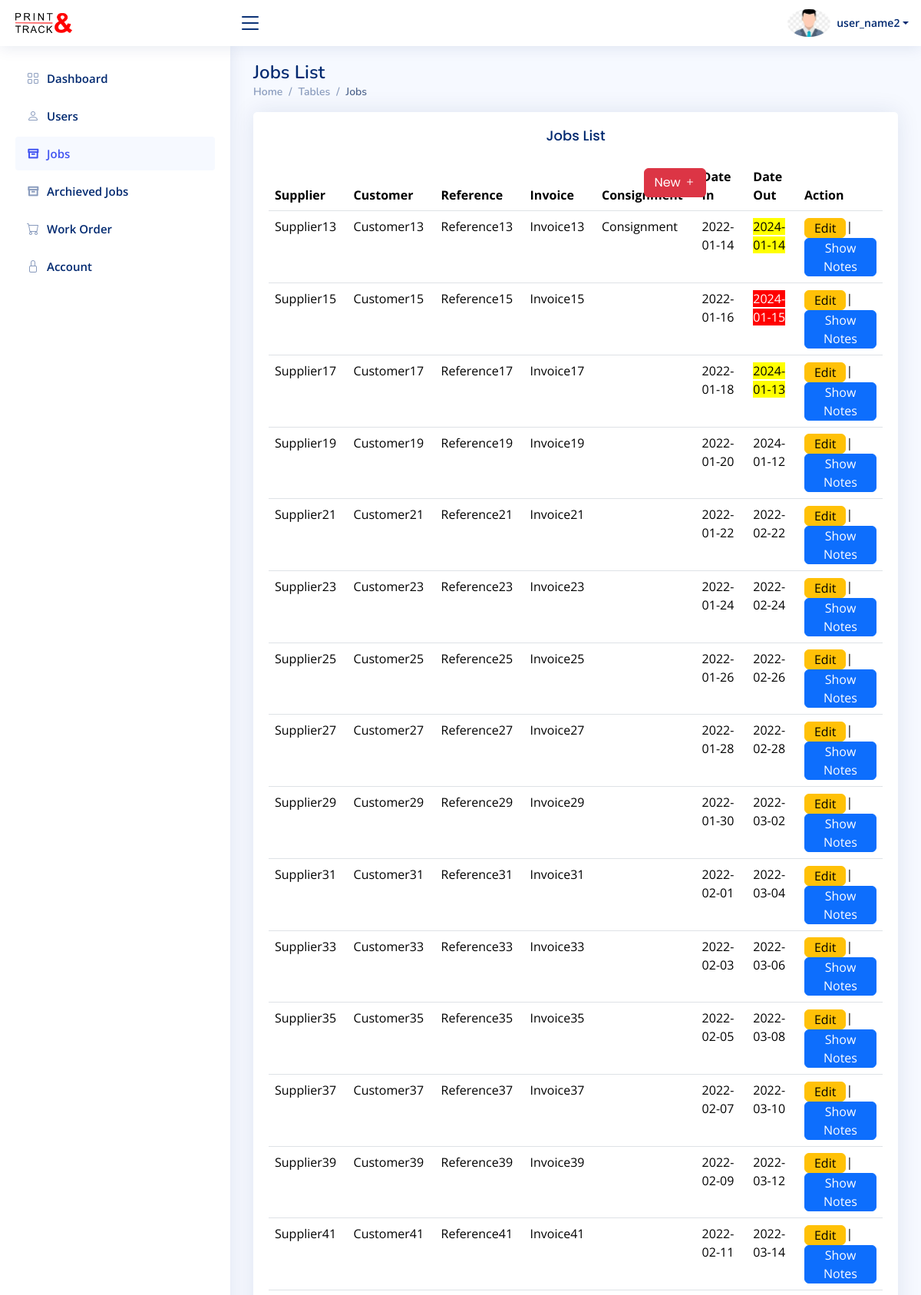
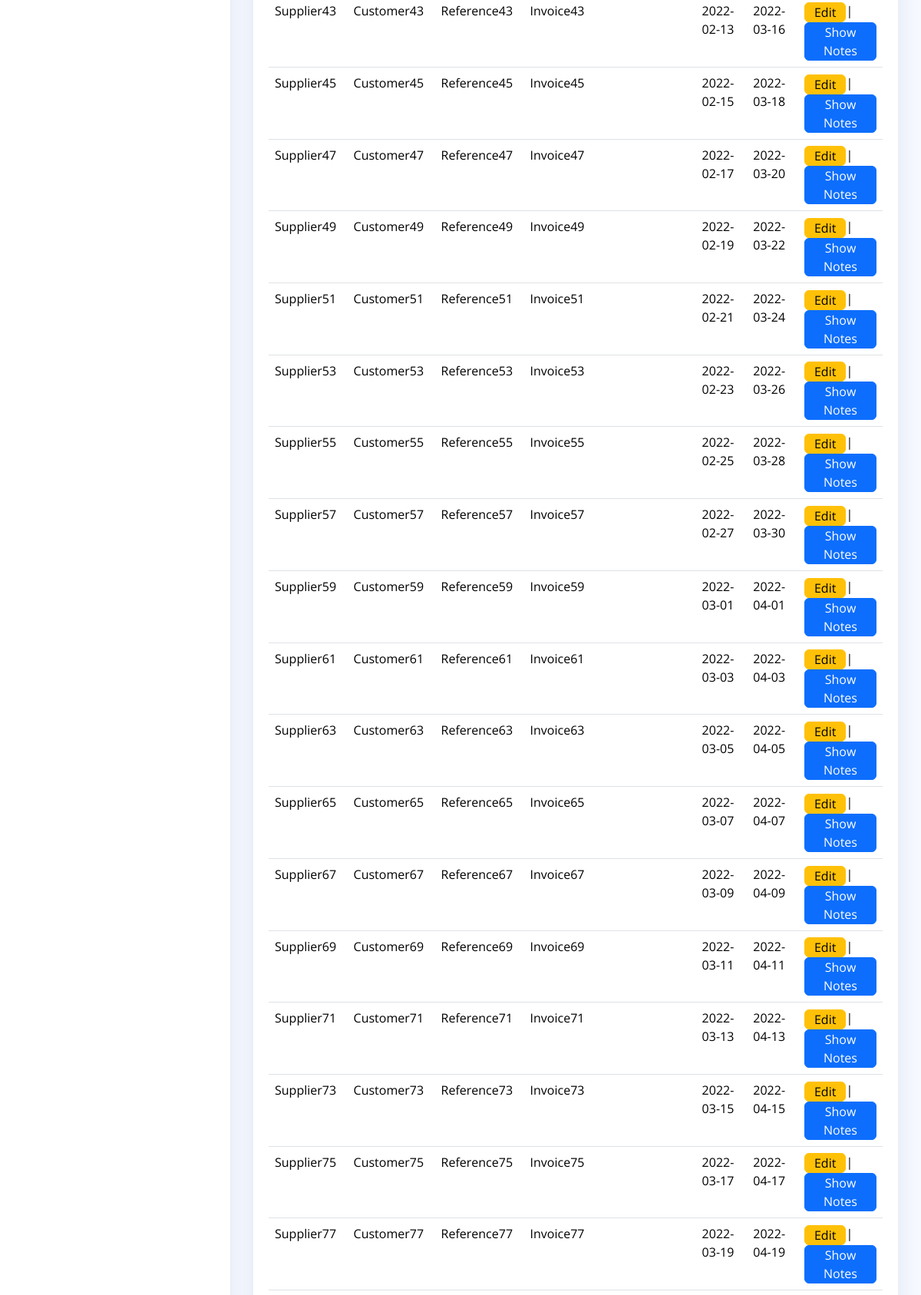
/admin/jobs.php (signed in, upper part), run on the app's committed database (2 pictures, top to bottom).
### tables this page shows
CREATE TABLE `jobs` (
  `job_id` int(11) NOT NULL,
  `user_id` int(11) NOT NULL,
  `supplier` varchar(255) DEFAULT NULL,
  `customer` varchar(255) DEFAULT NULL,
  `reference` varchar(255) DEFAULT NULL,
  `invoice` varchar(255) DEFAULT NULL,
  `date_in` date DEFAULT NULL,
  `date_out` date DEFAULT NULL,
  `archived` tinyint(1) DEFAULT 0,
  `notes` varchar(600) NOT NULL,
  `consignment` varchar(600) NOT NULL
);

### admin/jobs.php (the view, shortened to what this page needs)
<!DOCTYPE html>
<html lang="en">
<head>
  <link href="../assets/vendor/bootstrap/css/bootstrap.min.css" rel="stylesheet">
  <link href="../assets/vendor/bootstrap-icons/bootstrap-icons.css" rel="stylesheet">
  <link href="../assets/vendor/boxicons/css/boxicons.min.css" rel="stylesheet">
  <link href="../assets/vendor/quill/quill.snow.css" rel="stylesheet">
  <link href="../assets/vendor/quill/quill.bubble.css" rel="stylesheet">
  <link href="../assets/vendor/remixicon/remixicon.css" rel="stylesheet">
  <link href="../assets/vendor/simple-datatables/style.css" rel="stylesheet">
  <link href="../assets/css/style.css" rel="stylesheet">
</head>
<body>
  <?php include('header.php') ?>
  <?php include('sidebar.php') ?>
  <main id="main" class="main">
    <div class="pagetitle">
      <h1>Jobs List</h1>
      <nav>
        <ol class="breadcrumb">
          <li class="breadcrumb-item"><a href="dashboard.php">Home</a></li>
          <li class="breadcrumb-item">Tables</li>
          <li class="breadcrumb-item active">Jobs</li>
        </ol>
      </nav>
    </div>
    <section class="section">
      <div class="row">
        <div class="col-lg-12">
          <div class="card">
            <div class="card-body">
              <h5 class="card-title text-center">Jobs List <a class="btn btn-danger button-left" href="jobnew.php"> New <i class="bi bi-plus"></i>  <span></span></a></h5>
              <table class="table datatable">
                <thead>
                  <tr>
                    <th>Supplier</th>
                    <th>Customer</th>
                    <th>Reference</th>
                    <th>Invoice</th>
                    <th>Consignment</th>
                    <th>Date In</th>
                    <th>Date Out</th>
                    <th>Action</th>
                  </tr>
                </thead>
                <tbody>
                <?php
                  include '../includes/db.php';
                  $sql = "SELECT * FROM jobs where archived = 1";
                  $result = $conn->query($sql);
                  if ($result->num_rows > 0) {
                      $rows = $result->fetch_all(MYSQLI_ASSOC);
                      foreach ($rows as $row):
                        $currentDate = new DateTime();
                        $dateOut = DateTime::createFromFormat('Y-m-d', $row['date_out']);
                        $rangeStart = clone $currentDate;
                        $rangeStart->modify('-3 day');
                        $rangeEnd = clone $currentDate;
                        $rangeEnd->modify('-1 day');
                        $currentDate = $currentDate->format('Y-m-d');
                        $dateOut = $dateOut->format('Y-m-d');
                        $rangeStart = $rangeStart->format('Y-m-d');
                        $rangeEnd = $rangeEnd->format('Y-m-d');
                        if ($dateOut > $rangeStart && $dateOut <= $rangeEnd) {
                            $dateStyle = 'yellow-background';
                        } elseif ($dateOut == $currentDate) {
                            $dateStyle = 'red-background';
                        } else {
                            $dateStyle = '';
                        }
                      ?>
                      <tr>
                          <td><?php echo $row['supplier']; ?></td>
                          <td><?php echo $row['customer']; ?></td>
                          <td><?php echo $row['reference']; ?></td>
                          <td><?php echo $row['invoice']; ?></td>
                          <td><?php echo $row['consignment']; ?></td>
                          <td><?php echo $row['date_in']; ?></td>
                          <td><span class="<?php echo $dateStyle;?>"><?php echo $row['date_out']; ?></span></td>
                          <td><a href="jobedit.php?id=<?php echo $row['job_id']; ?>" class="btn btn-warning py-0">Edit</a>| <button type="button" class="btn btn-primary py-0" onclick="openModal('<?php echo $row['notes']; ?>')" data-bs-toggle="modal" data-bs-target="#basicModal">Show Notes</button>
                          </td>
                      </tr>
                      <?php endforeach;
                  } else {
                      echo "No records found";
                  }
                ?>
                </tbody>
              </table>
            </div>
          </div>
        </div>
      </div>
    </section>
  </main>
</body>
</html>

### assets/css/style.css (style rules this page uses)
:root { scroll-behavior: smooth; }
body { font-family: "Open Sans", sans-serif; background: #f6f9ff; color: #444444; }
a { color: #4154f1; text-decoration: none; }
h1, h2, h3, h4, h5, h6 { font-family: "Nunito", sans-serif; }
#main { margin-top: 60px; padding: 20px 30px; transition: all 0.3s; }
.pagetitle { margin-bottom: 10px; }
.pagetitle h1 { font-size: 24px; margin-bottom: 0; font-weight: 600; color: #012970; }
@media (min-width: 767px) { .card-title .button-left { top: 110px !important; } }
.card { margin-bottom: 30px; border: none; border-radius: 5px; box-shadow: 0px 0 30px rgba(1, 41, 112, 0.1); }
.card-title { padding: 20px 0 15px 0; font-size: 18px; font-weight: 500; color: #012970; font-family: "Poppins", sans-serif; }
.card-title .button-left { position: absolute; top: 73px !important; right: 250px; }
.card-body { padding: 0 20px 20px 20px; }
.breadcrumb { font-size: 14px; font-family: "Nunito", sans-serif; color: #899bbd; font-weight: 600; }
.breadcrumb a { color: #899bbd; transition: 0.3s; }
.breadcrumb .breadcrumb-item::before { color: #899bbd; }
.breadcrumb .active { color: #51678f; font-weight: 600; }
@media (min-width: 1200px) { #main, #footer { margin-left: 300px; } }
.red-background { background-color: red !important; color:white; }
.yellow-background { background-color: yellow; }

### data on the page
jobs: supplier "Supplier13", customer "Customer13", reference "Reference13", invoice "Invoice13", consignment "Consignment", date_in "2022-01-14", date_out "2024-01-14"
jobs: supplier "Supplier15", customer "Customer15", reference "Reference15", invoice "Invoice15", date_in "2022-01-16", date_out "2024-01-15"
jobs: supplier "Supplier17", customer "Customer17", reference "Reference17", invoice "Invoice17", date_in "2022-01-18", date_out "2024-01-13"
jobs: supplier "Supplier19", customer "Customer19", reference "Reference19", invoice "Invoice19", date_in "2022-01-20", date_out "2024-01-12"
jobs: supplier "Supplier21", customer "Customer21", reference "Reference21", invoice "Invoice21", date_in "2022-01-22", date_out "2022-02-22"
jobs: supplier "Supplier23", customer "Customer23", reference "Reference23", invoice "Invoice23", date_in "2022-01-24", date_out "2022-02-24"
jobs: supplier "Supplier25", customer "Customer25", reference "Reference25", invoice "Invoice25", date_in "2022-01-26", date_out "2022-02-26"
jobs: supplier "Supplier27", customer "Customer27", reference "Reference27", invoice "Invoice27", date_in "2022-01-28", date_out "2022-02-28"
jobs: supplier "Supplier29", customer "Customer29", reference "Reference29", invoice "Invoice29", date_in "2022-01-30", date_out "2022-03-02"
jobs: supplier "Supplier31", customer "Customer31", reference "Reference31", invoice "Invoice31", date_in "2022-02-01", date_out "2022-03-04"
jobs: supplier "Supplier33", customer "Customer33", reference "Reference33", invoice "Invoice33", date_in "2022-02-03", date_out "2022-03-06"
jobs: supplier "Supplier35", customer "Customer35", reference "Reference35", invoice "Invoice35", date_in "2022-02-05", date_out "2022-03-08"
jobs: supplier "Supplier37", customer "Customer37", reference "Reference37", invoice "Invoice37", date_in "2022-02-07", date_out "2022-03-10"
jobs: supplier "Supplier39", customer "Customer39", reference "Reference39", invoice "Invoice39", date_in "2022-02-09", date_out "2022-03-12"
jobs: supplier "Supplier41", customer "Customer41", reference "Reference41", invoice "Invoice41", date_in "2022-02-11", date_out "2022-03-14"
jobs: supplier "Supplier43", customer "Customer43", reference "Reference43", invoice "Invoice43", date_in "2022-02-13", date_out "2022-03-16"
jobs: supplier "Supplier45", customer "Customer45", reference "Reference45", invoice "Invoice45", date_in "2022-02-15", date_out "2022-03-18"
jobs: supplier "Supplier47", customer "Customer47", reference "Reference47", invoice "Invoice47", date_in "2022-02-17", date_out "2022-03-20"
jobs: supplier "Supplier49", customer "Customer49", reference "Reference49", invoice "Invoice49", date_in "2022-02-19", date_out "2022-03-22"
jobs: supplier "Supplier51", customer "Customer51", reference "Reference51", invoice "Invoice51", date_in "2022-02-21", date_out "2022-03-24"
jobs: supplier "Supplier53", customer "Customer53", reference "Reference53", invoice "Invoice53", date_in "2022-02-23", date_out "2022-03-26"
jobs: supplier "Supplier55", customer "Customer55", reference "Reference55", invoice "Invoice55", date_in "2022-02-25", date_out "2022-03-28"
jobs: supplier "Supplier57", customer "Customer57", reference "Reference57", invoice "Invoice57", date_in "2022-02-27", date_out "2022-03-30"
jobs: supplier "Supplier59", customer "Customer59", reference "Reference59", invoice "Invoice59", date_in "2022-03-01", date_out "2022-04-01"
jobs: supplier "Supplier61", customer "Customer61", reference "Reference61", invoice "Invoice61", date_in "2022-03-03", date_out "2022-04-03"
jobs: supplier "Supplier63", customer "Customer63", reference "Reference63", invoice "Invoice63", date_in "2022-03-05", date_out "2022-04-05"
jobs: supplier "Supplier65", customer "Customer65", reference "Reference65", invoice "Invoice65", date_in "2022-03-07", date_out "2022-04-07"
jobs: supplier "Supplier67", customer "Customer67", reference "Reference67", invoice "Invoice67", date_in "2022-03-09", date_out "2022-04-09"
jobs: supplier "Supplier69", customer "Customer69", reference "Reference69", invoice "Invoice69", date_in "2022-03-11", date_out "2022-04-11"
jobs: supplier "Supplier71", customer "Customer71", reference "Reference71", invoice "Invoice71", date_in "2022-03-13", date_out "2022-04-13"
jobs: supplier "Supplier73", customer "Customer73", reference "Reference73", invoice "Invoice73", date_in "2022-03-15", date_out "2022-04-15"
jobs: supplier "Supplier75", customer "Customer75", reference "Reference75", invoice "Invoice75", date_in "2022-03-17", date_out "2022-04-17"
jobs: supplier "Supplier77", customer "Customer77", reference "Reference77", invoice "Invoice77", date_in "2022-03-19", date_out "2022-04-19"

### other printed values
$_SESSION['username'] "user_name2"
